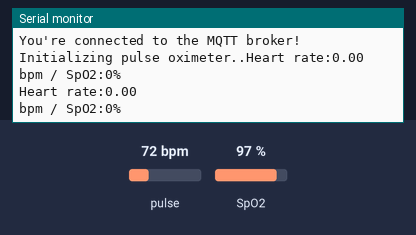
The sketch below on a simulated Arduino MKR. On the bench: the last lines printed to the serial monitor. The test bench sets the inputs (shaded band); at power-on: pulse 72 bpm, SpO2 97 %. WiFi joins after 1.5 s; servers stay silent unless stated; no MQTT or app messages arrive unless stated.

Above: at 2.7 s.
2.8 s: pulse set to 42 bpm
4.3 s: SpO2 set to 80 %
At 5.3 s:
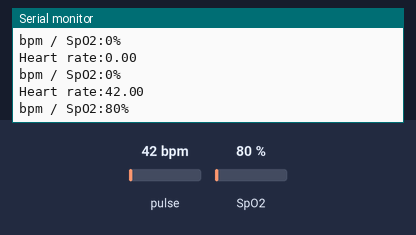
5.8 s: pulse set to 70 bpm
At 7.0 s:
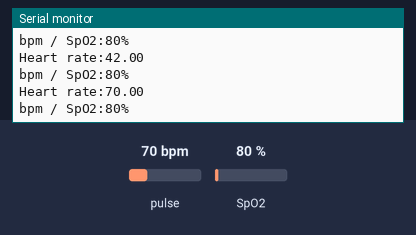
Timing chart, 0 to 8.8 s (numbered marks = the images above; inputs shaded):
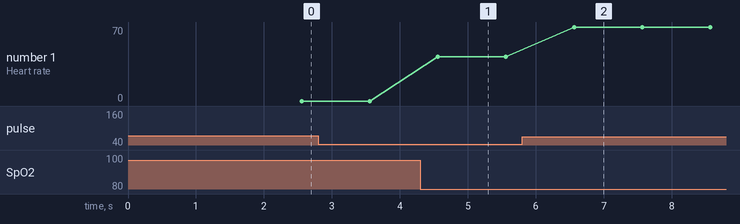

Measured:
- after the input at 4.3 s, the serial monitor: prints a new line after 0.26 s (image 1)
- after the input at 5.8 s, the serial monitor: prints a new line after 0.76 s (image 2)
- plotted number 1: 42 → 70 after the input at 5.8 s

The sketch:

sensorcode.ino
```cpp
#include <Wire.h>
#include "MAX30100_PulseOximeter.h"
#include <ArduinoMqttClient.h>
  #include <WiFiNINA.h>

char ssid[] = "Ofi";    // your network SSID (name)
char pass[] = "12345678";    // your network password (use for WPA, or use as key for WEP)


WiFiClient wifiClient;
MqttClient mqttClient(wifiClient);

const char broker[] = "broker.hivemq.com";
int        port     = 1883;
const char spo2[]  = "/fit/spo";
const char heartbeat[]  = "/fit/hb";


#define REPORTING_PERIOD_MS   1000
PulseOximeter pox;
uint32_t tsLastReport = 0;

void setup()
{
  Serial.begin(9600);


    Serial.print("Attempting to connect to WPA SSID: ");
  Serial.println(ssid);
  while (WiFi.begin(ssid, pass) != WL_CONNECTED) {
    Serial.print(".");
    delay(5000);
  }

  Serial.println("You're connected to the network");
  Serial.println();

  Serial.print("Attempting to connect to the MQTT broker: ");
  Serial.println(broker);

  if (!mqttClient.connect(broker, port)) {
    Serial.print("MQTT connection failed! Error code = ");
    Serial.println(mqttClient.connectError());

  }

  Serial.println("You're connected to the MQTT broker!");
  Serial.println();

   Serial.print ("Initializing pulse oximeter..");
  pox.begin();
  pox.setIRLedCurrent(MAX30100_LED_CURR_7_6MA);


}
void loop()
{
  pox.update();
    if (millis() - tsLastReport > REPORTING_PERIOD_MS)
  {
 Serial.print("Heart rate:");
    Serial.println(pox.getHeartRate());

     mqttClient.poll();

    mqttClient.beginMessage(heartbeat);
    mqttClient.print(pox.getHeartRate());
    mqttClient.endMessage();


    Serial.print("bpm / SpO2:");
    Serial.print(pox.getSpO2());
    Serial.println("%");

    mqttClient.poll();

    mqttClient.beginMessage(spo2);
    mqttClient.print(pox.getSpO2());
    mqttClient.endMessage();

    Serial.println();

    tsLastReport = millis();

  }
}
```
